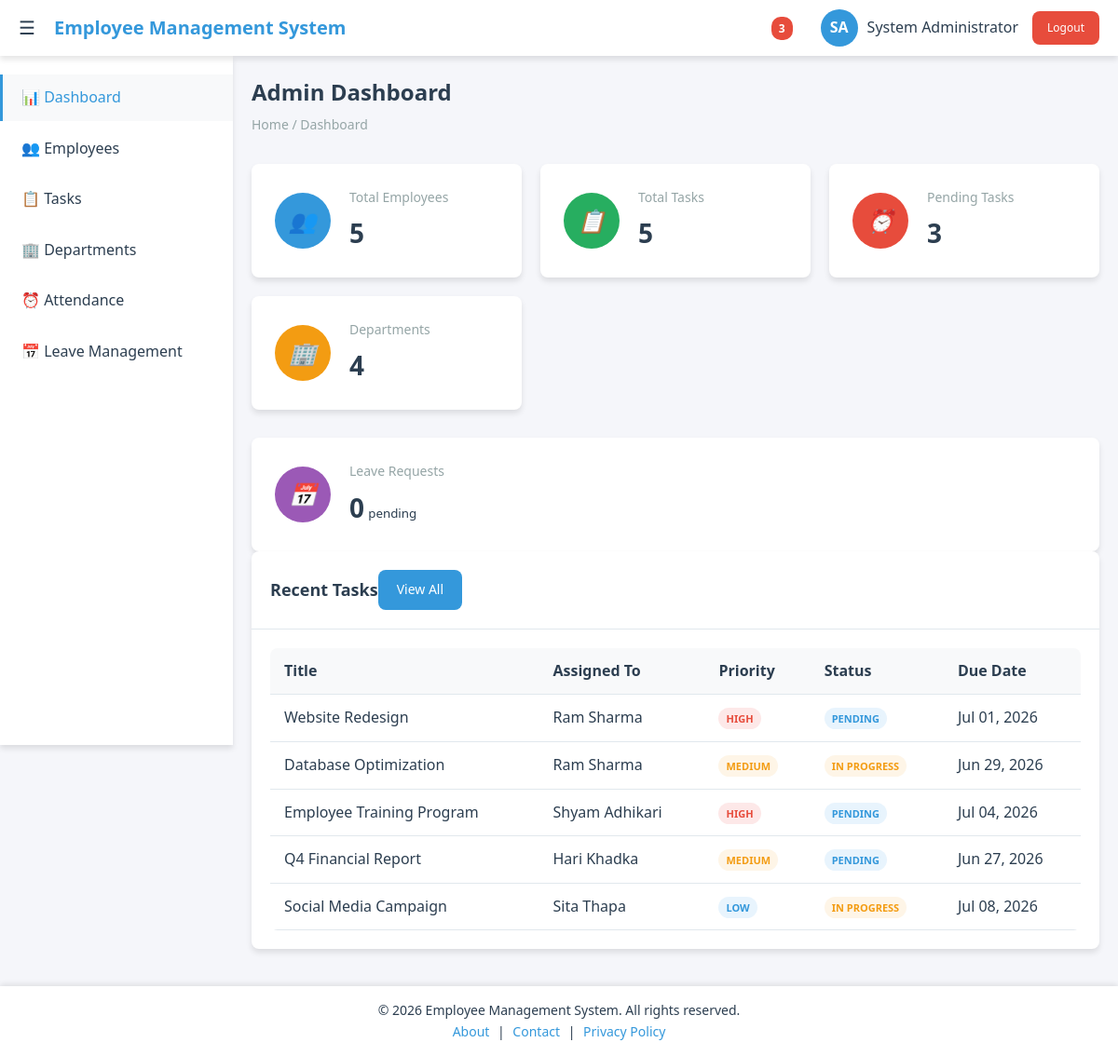
Page /admin/dashboard.php (signed in) on the committed database.
### tables this page shows
CREATE TABLE tasks (
    id INT PRIMARY KEY AUTO_INCREMENT,
    title VARCHAR(255) NOT NULL,
    description TEXT,
    assigned_to INT,
    assigned_by INT,
    department_id INT,
    priority ENUM('low', 'medium', 'high', 'urgent') DEFAULT 'medium',
    status ENUM('pending', 'in_progress', 'completed', 'cancelled') DEFAULT 'pending',
    due_date DATE,
    completed_date DATE,
    created_at TIMESTAMP DEFAULT CURRENT_TIMESTAMP,
    updated_at TIMESTAMP DEFAULT CURRENT_TIMESTAMP ON UPDATE CURRENT_TIMESTAMP,
    FOREIGN KEY (assigned_to) REFERENCES users(id),
    FOREIGN KEY (assigned_by) REFERENCES users(id),
    FOREIGN KEY (department_id) REFERENCES departments(id)
);

CREATE TABLE users (
    id INT PRIMARY KEY AUTO_INCREMENT,
    username VARCHAR(50) UNIQUE NOT NULL,
    email VARCHAR(100) UNIQUE NOT NULL,
    password VARCHAR(255) NOT NULL,
    first_name VARCHAR(50) NOT NULL,
    last_name VARCHAR(50) NOT NULL,
    role ENUM('admin', 'employee') DEFAULT 'employee',
    department_id INT,
    position VARCHAR(100),
    phone VARCHAR(20),
    hire_date DATE DEFAULT CURRENT_DATE,
    status ENUM('active', 'inactive') DEFAULT 'active',
    created_at TIMESTAMP DEFAULT CURRENT_TIMESTAMP,
    updated_at TIMESTAMP DEFAULT CURRENT_TIMESTAMP ON UPDATE CURRENT_TIMESTAMP
);

### config.php (called while the page is built, shortened)
<?php
function isAdmin() {
    return isset($_SESSION['role']) && $_SESSION['role'] === 'admin';
}
?>

### admin/dashboard.php (the view, shortened to what this page needs)
<?php
include '../config.php';
?>
<!DOCTYPE html>
<html lang="en">
<head>
    <link rel="stylesheet" href="../assets/css/style.css">
    <link rel="stylesheet" href="../assets/css/admin.css">
    <link rel="stylesheet" href="../assets/css/dashboard.css">
</head>
<body>
    <?php include '../includes/header.php'; ?>
    <?php include '../includes/sidebar.php'; ?>
    <main class="main-content">
        <div class="page-header">
            <h1 class="page-title">Admin Dashboard</h1>
            <div class="breadcrumb">Home / Dashboard</div>
        </div>
        <div class="dashboard-stats">
            <div class="stat-card">
                <div class="stat-icon" style="background: #3498db;">
                    <i>👥</i>
                </div>
                <div class="stat-info">
                    <h3>Total Employees</h3>
                    <?php
                    $sql = "SELECT COUNT(*) as total FROM users WHERE role = 'employee' AND status = 'active'";
                    $result = $conn->query($sql);
                    $total_employees = $result->fetch_assoc()['total'];
                    ?>
                    <span class="stat-number"><?php echo $total_employees; ?></span>
                </div>
            </div>
            <div class="stat-card">
                <div class="stat-icon" style="background: #27ae60;">
                    <i>📋</i>
                </div>
                <div class="stat-info">
                    <h3>Total Tasks</h3>
                    <?php
                    $sql = "SELECT COUNT(*) as total FROM tasks";
                    $result = $conn->query($sql);
                    $total_tasks = $result->fetch_assoc()['total'];
                    ?>
                    <span class="stat-number"><?php echo $total_tasks; ?></span>
                </div>
            </div>
            <div class="stat-card">
                <div class="stat-icon" style="background: #e74c3c;">
                    <i>⏰</i>
                </div>
                <div class="stat-info">
                    <h3>Pending Tasks</h3>
                    <?php
                    $sql = "SELECT COUNT(*) as total FROM tasks WHERE status = 'pending'";
                    $result = $conn->query($sql);
                    $pending_tasks = $result->fetch_assoc()['total'];
                    ?>
                    <span class="stat-number"><?php echo $pending_tasks; ?></span>
                </div>
            </div>
            <div class="stat-card">
                <div class="stat-icon" style="background: #f39c12;">
                    <i>🏢</i>
                </div>
                <div class="stat-info">
                    <h3>Departments</h3>
                    <?php
                    $sql = "SELECT COUNT(*) as total FROM departments WHERE status = 'active'";
                    $result = $conn->query($sql);
                    $total_departments = $result->fetch_assoc()['total'];
                    ?>
                    <span class="stat-number"><?php echo $total_departments; ?></span>
                </div>
            </div>
        </div>
<div class="stat-card">
    <div class="stat-icon" style="background: #9b59b6;">
        <i>📅</i>
    </div>
    <div class="stat-info">
        <h3>Leave Requests</h3>
        <?php
        $sql = "SELECT
                COUNT(*) as total,
                SUM(CASE WHEN status = 'Pending' THEN 1 ELSE 0 END) as pending
                FROM leaves";
        $result = $conn->query($sql);
        $leave_stats = $result->fetch_assoc();
        ?>
        <span class="stat-number"><?php echo $leave_stats['total']; ?></span>
        <small><?php echo $leave_stats['pending']; ?> pending</small>
    </div>
</div>
        <div class="dashboard-content">
            <div class="card">
                <div class="card-header">
                    <h2 class="card-title">Recent Tasks</h2>
                    <a href="tasks/manage.php" class="btn btn-primary">View All</a>
                </div>
                <div class="card-body">
                    <table class="table">
                        <thead>
                            <tr>
                                <th>Title</th>
                                <th>Assigned To</th>
                                <th>Priority</th>
                                <th>Status</th>
                                <th>Due Date</th>
                            </tr>
                        </thead>
                        <tbody>
                            <?php
                            $sql = "SELECT t.*, u.first_name, u.last_name
                                    FROM tasks t
                                    LEFT JOIN users u ON t.assigned_to = u.id
                                    ORDER BY t.created_at DESC
                                    LIMIT 5";
                            $result = $conn->query($sql);
                            if ($result->num_rows > 0) {
                                while ($row = $result->fetch_assoc()) {
                                    $priority_class = '';
                                    switch ($row['priority']) {
                                        case 'high': $priority_class = 'priority-high'; break;
                                        case 'medium': $priority_class = 'priority-medium'; break;
                                        case 'low': $priority_class = 'priority-low'; break;
                                    }
                                    $status_class = '';
                                    switch ($row['status']) {
                                        case 'in_progress': $status_class = 'status-in-progress'; break;
                                        case 'pending': $status_class = 'status-pending'; break;
                                    }
                                    ?>
                                    <tr>
                                        <td><?php echo htmlspecialchars($row['title']); ?></td>
                                        <td><?php echo htmlspecialchars($row['first_name'] . ' ' . $row['last_name']); ?></td>
                                        <td><span class="badge <?php echo $priority_class; ?>"><?php echo ucfirst($row['priority']); ?></span></td>
                                        <td><span class="badge <?php echo $status_class; ?>"><?php echo ucfirst(str_replace('_', ' ', $row['status'])); ?></span></td>
                                        <td><?php echo date('M d, Y', strtotime($row['due_date'])); ?></td>
                                    </tr>
                                    <?php
                                }
                            } else {
                                echo '<tr><td colspan="5" class="text-center">No tasks found</td></tr>';
                            }
                            ?>
                        </tbody>
                    </table>
                </div>
            </div>
        </div>
    </main>
    <?php include '../includes/footer.php'; ?>
</body>
</html>

### includes/header.php (shortened to what this page needs)
<header class="header">
    <div class="header-left">
        <button class="sidebar-toggle" id="sidebarToggle">☰</button>
        <div class="logo">Employee Management System</div>
    </div>
    <div class="header-right">
        <?php if (isAdmin()): ?>
            <?php
            $pending_sql = "SELECT COUNT(*) as pending_count FROM tasks WHERE status = 'pending'";
            $pending_result = $conn->query($pending_sql);
            $pending_count = $pending_result->fetch_assoc()['pending_count'];
            $unassigned_sql = "SELECT COUNT(*) as unassigned_count FROM tasks WHERE assigned_to IS NULL";
            $unassigned_result = $conn->query($unassigned_sql);
            $unassigned_count = $unassigned_result->fetch_assoc()['unassigned_count'];
            ?>
            <div class="notification-badge">
                <span class="badge" title="Pending Tasks: <?php echo $pending_count; ?>, Unassigned: <?php echo $unassigned_count; ?>">
                    <?php echo $pending_count + $unassigned_count; ?>
                </span>
            </div>
        <?php endif; ?>
        <div class="user-info">
            <div class="user-avatar">
                <?php echo strtoupper(substr($_SESSION['first_name'], 0, 1) . substr($_SESSION['last_name'], 0, 1)); ?>
            </div>
            <span><?php echo $_SESSION['first_name'] . ' ' . $_SESSION['last_name']; ?></span>
        </div>
        <a href="/employee-management-system/logout.php" class="btn btn-sm btn-danger">Logout</a>
    </div>
</header>

### includes/sidebar.php (shortened to what this page needs)
<nav class="sidebar" id="sidebar">
    <ul class="sidebar-menu">
        <?php if (isAdmin()): ?>
            <li><a href="/employee-management-system/admin/dashboard.php" class="<?php echo basename($_SERVER['PHP_SELF']) == 'dashboard.php' ? 'active' : ''; ?>">
                📊 Dashboard
            </a></li>
            <li><a href="/employee-management-system/admin/employees/manage.php" class="<?php echo strpos($_SERVER['PHP_SELF'], 'employees/') !== false ? 'active' : ''; ?>">
                👥 Employees
            </a></li>
            <li><a href="/employee-management-system/admin/tasks/manage.php" class="<?php echo strpos($_SERVER['PHP_SELF'], 'tasks/') !== false ? 'active' : ''; ?>">
                📋 Tasks
            </a></li>
            <li><a href="/employee-management-system/admin/departments/manage.php" class="<?php echo strpos($_SERVER['PHP_SELF'], 'departments/') !== false ? 'active' : ''; ?>">
                🏢 Departments
            </a></li>
            <li><a href="/employee-management-system/admin/attendance/manage.php" class="<?php echo strpos($_SERVER['PHP_SELF'], 'attendance/') !== false ? 'active' : ''; ?>">
                ⏰ Attendance
            </a></li>
<li>
    <a href="/employee-management-system/admin/leaves/manage.php"
       class="<?php echo strpos($_SERVER['PHP_SELF'], 'leaves/') !== false ? 'active' : ''; ?>">
        📅 Leave Management
    </a>
</li>
        <?php endif; ?>
    </ul>
</nav>

### includes/footer.php (shortened to what this page needs)
<footer class="footer">
    <div class="footer-content">
        <p>&copy; <?php echo date('Y'); ?> Employee Management System. All rights reserved.</p>
        <div class="footer-links">
            <a href="#" >About</a> |
            <a href="#" >Contact</a> |
            <a href="#" >Privacy Policy</a>
        </div>
    </div>
</footer>

### assets/css/style.css (style rules this page uses)
:root { --primary-color: #3498db; --primary-dark: #2980b9; --secondary-color: #2c3e50; --success-color: #27ae60; --warning-color: #f39c12; --danger-color: #e74c3c; --light-color: #ecf0f1; --dark-color: #34495e; --white: #ffffff; --gray: #95a5a6; --gray-light: #bdc3c7; --border-radius: 8px; --box-shadow: 0 4px 6px rgba(0, 0, 0, 0.1); --transition: all 0.3s ease; --sidebar-width: 250px; --header-height: 60px; }
* { margin: 0; padding: 0; box-sizing: border-box; }
body { font-family: 'Segoe UI', Tahoma, Geneva, Verdana, sans-serif; background-color: #f5f6fa; color: var(--secondary-color); line-height: 1.6; }
.header { background: var(--white); height: var(--header-height); box-shadow: var(--box-shadow); position: fixed; top: 0; left: 0; right: 0; z-index: 1000; display: flex; align-items: center; justify-content: space-between; padding: 0 20px; }
.header-left { display: flex; align-items: center; }
.sidebar-toggle { background: none; border: none; font-size: 20px; cursor: pointer; color: var(--secondary-color); margin-right: 20px; }
.logo { font-size: 20px; font-weight: 700; color: var(--primary-color); }
.header-right { display: flex; align-items: center; gap: 15px; }
.user-info { display: flex; align-items: center; gap: 10px; }
.user-avatar { width: 40px; height: 40px; border-radius: 50%; background: var(--primary-color); color: var(--white); display: flex; align-items: center; justify-content: center; font-weight: 600; }
.sidebar { background: var(--white); width: var(--sidebar-width); height: calc(100vh - var(--header-height)); position: fixed; top: var(--header-height); left: 0; box-shadow: var(--box-shadow); transition: var(--transition); z-index: 999; }
.sidebar-menu { list-style: none; padding: 20px 0; }
.sidebar-menu li { margin-bottom: 5px; }
.sidebar-menu a { display: flex; align-items: center; padding: 12px 20px; color: var(--secondary-color); text-decoration: none; transition: var(--transition); border-left: 3px solid transparent; }
.sidebar-menu a:hover, .sidebar-menu a.active { background-color: #f8f9fa; border-left-color: var(--primary-color); color: var(--primary-color); }
.main-content { margin-left: var(--sidebar-width); margin-top: var(--header-height); padding: 20px; transition: var(--transition); min-height: calc(100vh - var(--header-height)); }
.page-header { margin-bottom: 30px; }
.page-title { font-size: 24px; font-weight: 600; color: var(--secondary-color); margin-bottom: 5px; }
.breadcrumb { color: var(--gray); font-size: 14px; }
.card { background: var(--white); border-radius: var(--border-radius); box-shadow: var(--box-shadow); margin-bottom: 20px; transition: var(--transition); }
.card-header { padding: 20px; border-bottom: 1px solid #e1e8ed; display: flex; justify-content: between; align-items: center; }
.card-title { font-size: 18px; font-weight: 600; color: var(--secondary-color); }
.card-body { padding: 20px; }
.btn { display: inline-flex; align-items: center; gap: 8px; padding: 10px 20px; border: none; border-radius: var(--border-radius); font-size: 14px; font-weight: 500; cursor: pointer; transition: var(--transition); text-decoration: none; }
.btn-sm { padding: 8px 16px; font-size: 12px; }
.btn-primary { background-color: var(--primary-color); color: var(--white); }
.btn-danger { background-color: var(--danger-color); color: var(--white); }
.table { width: 100%; border-collapse: collapse; background: var(--white); border-radius: var(--border-radius); overflow: hidden; }
.table th, .table td { padding: 12px 15px; text-align: left; border-bottom: 1px solid #e1e8ed; }
.table th { background-color: #f8f9fa; font-weight: 600; color: var(--secondary-color); }
.notification-badge { position: relative; margin-right: 15px; }
.notification-badge .badge { background: var(--danger-color); color: var(--white); padding: 4px 8px; border-radius: 10px; font-size: 12px; font-weight: 600; cursor: pointer; animation: pulse 2s infinite; }
body { padding-top: 0; }

### includes/footer.php (style rules this page uses)
body, html { min-height: 100%; display: flex; flex-direction: column; }
.main-content { flex: 1 0 auto; }
.footer { background-color: var(--white); color: var(--secondary-color); text-align: center; padding: 15px 20px; box-shadow: 0 -2px 6px rgba(0,0,0,0.1); font-size: 14px; flex-shrink: 0; }
.footer a { color: var(--primary-color); text-decoration: none; margin: 0 5px; transition: color 0.3s ease; }
.footer-content { max-width: 1200px; margin: 0 auto; }

### rows in the picture
tasks: title "Website Redesign", assigned_to.last_name "Ram Sharma", priority "HIGH", status "PENDING", due_date "Jul 01, 2026"
tasks: title "Database Optimization", assigned_to.last_name "Ram Sharma", priority "MEDIUM", status "IN PROGRESS", due_date "Jun 29, 2026"
tasks: title "Employee Training Program", assigned_to.last_name "Shyam Adhikari", priority "HIGH", status "PENDING", due_date "Jul 04, 2026"
tasks: title "Q4 Financial Report", assigned_to.last_name "Hari Khadka", priority "MEDIUM", status "PENDING", due_date "Jun 27, 2026"
tasks: title "Social Media Campaign", assigned_to.last_name "Sita Thapa", priority "LOW", status "IN PROGRESS", due_date "Jul 08, 2026"

### other values in the picture
$pending_count + $unassigned_count "3"
$_SESSION['first_name'] "System"
$_SESSION['last_name'] "Administrator"
$total_employees "5"
$total_tasks "5"
$pending_tasks "3"
$total_departments "4"
$leave_stats['total'] "0"
